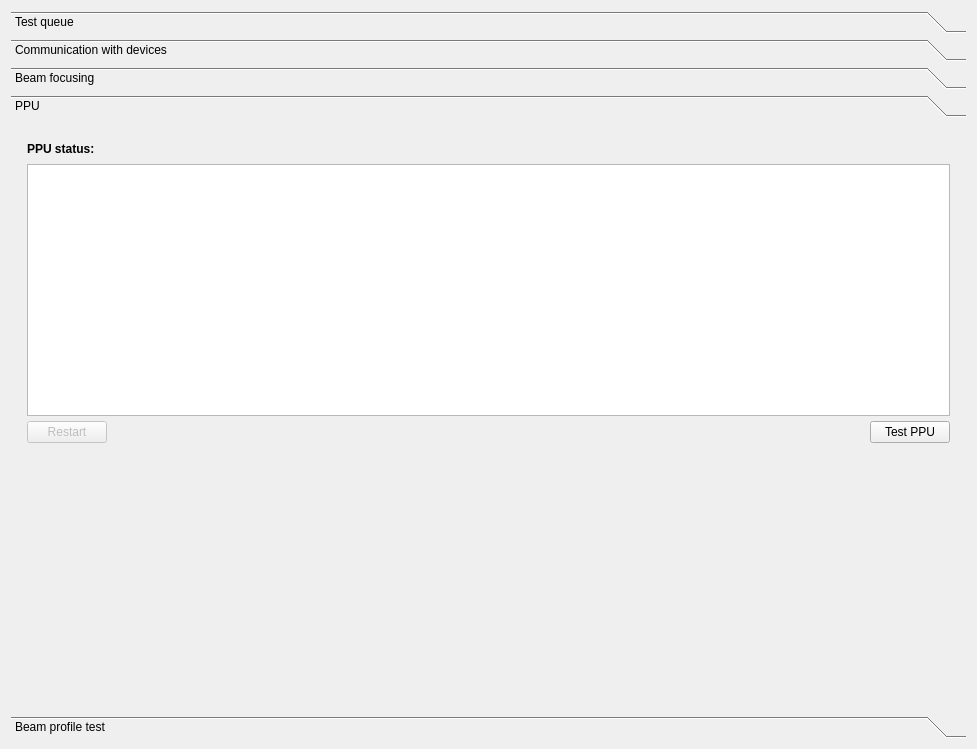
<?xml version="1.0" encoding="UTF-8"?>
<ui version="4.0">
 <class>Form3</class>
 <widget class="QWidget" name="Form3">
  <property name="geometry">
   <rect>
    <x>0</x>
    <y>0</y>
    <width>977</width>
    <height>749</height>
   </rect>
  </property>
  <property name="windowTitle">
   <string>Form3</string>
  </property>
  <layout class="QVBoxLayout">
   <item>
    <widget class="QToolBox" name="test_toolbox">
     <property name="sizePolicy">
      <sizepolicy hsizetype="Preferred" vsizetype="Preferred">
       <horstretch>0</horstretch>
       <verstretch>0</verstretch>
      </sizepolicy>
     </property>
     <property name="maximumSize">
      <size>
       <width>32767</width>
       <height>32767</height>
      </size>
     </property>
     <property name="currentIndex">
      <number>3</number>
     </property>
     <widget class="QWidget" name="queue_toolbox_page">
      <property name="geometry">
       <rect>
        <x>0</x>
        <y>0</y>
        <width>959</width>
        <height>596</height>
       </rect>
      </property>
      <attribute name="label">
       <string>Test queue</string>
      </attribute>
      <layout class="QVBoxLayout" name="verticalLayout">
       <property name="spacing">
        <number>2</number>
       </property>
       <property name="margin">
        <number>2</number>
       </property>
       <item>
        <layout class="QVBoxLayout">
         <item>
          <layout class="QHBoxLayout">
           <property name="spacing">
            <number>0</number>
           </property>
           <property name="margin">
            <number>0</number>
           </property>
           <item>
            <widget class="QGroupBox" name="current_test">
             <property name="sizePolicy">
              <sizepolicy hsizetype="Preferred" vsizetype="Fixed">
               <horstretch>0</horstretch>
               <verstretch>0</verstretch>
              </sizepolicy>
             </property>
             <property name="minimumSize">
              <size>
               <width>0</width>
               <height>0</height>
              </size>
             </property>
             <property name="title">
              <string>Current test queue</string>
             </property>
             <layout class="QVBoxLayout">
              <item>
               <widget class="QListWidget" name="current_test_listbox">
                <property name="sizePolicy">
                 <sizepolicy hsizetype="Preferred" vsizetype="Minimum">
                  <horstretch>0</horstretch>
                  <verstretch>0</verstretch>
                 </sizepolicy>
                </property>
                <property name="minimumSize">
                 <size>
                  <width>200</width>
                  <height>150</height>
                 </size>
                </property>
               </widget>
              </item>
              <item>
               <widget class="QPushButton" name="remove_button">
                <property name="text">
                 <string>Remove selected</string>
                </property>
               </widget>
              </item>
             </layout>
            </widget>
           </item>
           <item>
            <widget class="QGroupBox" name="available_test">
             <property name="sizePolicy">
              <sizepolicy hsizetype="Preferred" vsizetype="Fixed">
               <horstretch>0</horstretch>
               <verstretch>0</verstretch>
              </sizepolicy>
             </property>
             <property name="minimumSize">
              <size>
               <width>0</width>
               <height>0</height>
              </size>
             </property>
             <property name="title">
              <string>Available tests</string>
             </property>
             <layout class="QVBoxLayout">
              <item>
               <widget class="QListWidget" name="available_test_listbox">
                <property name="sizePolicy">
                 <sizepolicy hsizetype="Preferred" vsizetype="Minimum">
                  <horstretch>0</horstretch>
                  <verstretch>0</verstretch>
                 </sizepolicy>
                </property>
                <property name="minimumSize">
                 <size>
                  <width>200</width>
                  <height>150</height>
                 </size>
                </property>
               </widget>
              </item>
              <item>
               <widget class="QPushButton" name="add_button">
                <property name="sizePolicy">
                 <sizepolicy hsizetype="Minimum" vsizetype="Fixed">
                  <horstretch>0</horstretch>
                  <verstretch>0</verstretch>
                 </sizepolicy>
                </property>
                <property name="text">
                 <string>Add to queue</string>
                </property>
               </widget>
              </item>
             </layout>
            </widget>
           </item>
           <item>
            <spacer name="spacer53">
             <property name="orientation">
              <enum>Qt::Horizontal</enum>
             </property>
             <property name="sizeType">
              <enum>QSizePolicy::Expanding</enum>
             </property>
             <property name="sizeHint" stdset="0">
              <size>
               <width>40</width>
               <height>20</height>
              </size>
             </property>
            </spacer>
           </item>
          </layout>
         </item>
         <item>
          <layout class="QHBoxLayout">
           <property name="spacing">
            <number>5</number>
           </property>
           <property name="margin">
            <number>5</number>
           </property>
           <item>
            <widget class="QProgressBar" name="progress_bar"/>
           </item>
           <item>
            <spacer name="horizontalSpacer">
             <property name="orientation">
              <enum>Qt::Horizontal</enum>
             </property>
             <property name="sizeHint" stdset="0">
              <size>
               <width>40</width>
               <height>20</height>
              </size>
             </property>
            </spacer>
           </item>
           <item>
            <widget class="QPushButton" name="run_test_button">
             <property name="text">
              <string>Run test queue</string>
             </property>
            </widget>
           </item>
          </layout>
         </item>
         <item>
          <spacer name="spacerf53">
           <property name="orientation">
            <enum>Qt::Vertical</enum>
           </property>
           <property name="sizeType">
            <enum>QSizePolicy::Expanding</enum>
           </property>
           <property name="sizeHint" stdset="0">
            <size>
             <width>40</width>
             <height>20</height>
            </size>
           </property>
          </spacer>
         </item>
        </layout>
       </item>
      </layout>
     </widget>
     <widget class="QWidget" name="com_toolbox_page">
      <property name="geometry">
       <rect>
        <x>0</x>
        <y>0</y>
        <width>959</width>
        <height>596</height>
       </rect>
      </property>
      <attribute name="label">
       <string>Communication with devices</string>
      </attribute>
      <layout class="QVBoxLayout" name="verticalLayout_2">
       <item>
        <widget class="QTableWidget" name="comm_device_table">
         <property name="sizePolicy">
          <sizepolicy hsizetype="Preferred" vsizetype="Expanding">
           <horstretch>0</horstretch>
           <verstretch>0</verstretch>
          </sizepolicy>
         </property>
         <property name="maximumSize">
          <size>
           <width>32767</width>
           <height>32767</height>
          </size>
         </property>
         <column>
          <property name="text">
           <string>DNS name</string>
          </property>
         </column>
         <column>
          <property name="text">
           <string>IP</string>
          </property>
         </column>
         <column>
          <property name="text">
           <string>Location</string>
          </property>
         </column>
         <column>
          <property name="text">
           <string>Mac address</string>
          </property>
         </column>
         <column>
          <property name="text">
           <string>Description</string>
          </property>
         </column>
        </widget>
       </item>
       <item>
        <layout class="QHBoxLayout" name="horizontalLayout">
         <item>
          <spacer name="horizontalSpacer_2">
           <property name="orientation">
            <enum>Qt::Horizontal</enum>
           </property>
           <property name="sizeHint" stdset="0">
            <size>
             <width>40</width>
             <height>20</height>
            </size>
           </property>
          </spacer>
         </item>
         <item>
          <widget class="QPushButton" name="test_comm_button">
           <property name="text">
            <string>Test communication</string>
           </property>
          </widget>
         </item>
        </layout>
       </item>
       <item>
        <spacer name="verticalSpacer">
         <property name="orientation">
          <enum>Qt::Vertical</enum>
         </property>
         <property name="sizeHint" stdset="0">
          <size>
           <width>20</width>
           <height>40</height>
          </size>
         </property>
        </spacer>
       </item>
      </layout>
     </widget>
     <widget class="QWidget" name="focus_toolbox_page">
      <property name="geometry">
       <rect>
        <x>0</x>
        <y>0</y>
        <width>959</width>
        <height>596</height>
       </rect>
      </property>
      <attribute name="label">
       <string>Beam focusing</string>
      </attribute>
      <layout class="QVBoxLayout" name="verticalLayout_3">
       <item>
        <layout class="QVBoxLayout">
         <property name="spacing">
          <number>5</number>
         </property>
         <property name="margin">
          <number>5</number>
         </property>
         <item>
          <layout class="QHBoxLayout">
           <property name="spacing">
            <number>2</number>
           </property>
           <property name="margin">
            <number>0</number>
           </property>
           <item>
            <widget class="QLabel" name="focus_mode_label">
             <property name="minimumSize">
              <size>
               <width>480</width>
               <height>0</height>
              </size>
             </property>
             <property name="font">
              <font>
               <weight>75</weight>
               <bold>true</bold>
              </font>
             </property>
             <property name="frameShape">
              <enum>QFrame::NoFrame</enum>
             </property>
             <property name="frameShadow">
              <enum>QFrame::Sunken</enum>
             </property>
             <property name="text">
              <string>Focusing mode:</string>
             </property>
             <property name="wordWrap">
              <bool>false</bool>
             </property>
            </widget>
           </item>
          </layout>
         </item>
         <item>
          <widget class="QTableWidget" name="focus_modes_table">
           <property name="sizePolicy">
            <sizepolicy hsizetype="Preferred" vsizetype="Expanding">
             <horstretch>0</horstretch>
             <verstretch>0</verstretch>
            </sizepolicy>
           </property>
           <property name="maximumSize">
            <size>
             <width>32767</width>
             <height>32767</height>
            </size>
           </property>
           <property name="wordWrap">
            <bool>false</bool>
           </property>
           <attribute name="horizontalHeaderMinimumSectionSize">
            <number>60</number>
           </attribute>
          </widget>
         </item>
         <item>
          <layout class="QHBoxLayout">
           <property name="spacing">
            <number>2</number>
           </property>
           <property name="margin">
            <number>0</number>
           </property>
           <item>
            <widget class="QLabel" name="textLabel2">
             <property name="text">
              <string>Set focusing mode:</string>
             </property>
             <property name="wordWrap">
              <bool>false</bool>
             </property>
            </widget>
           </item>
           <item>
            <widget class="QComboBox" name="focus_modes_combo"/>
           </item>
           <item>
            <spacer name="spacer5">
             <property name="orientation">
              <enum>Qt::Horizontal</enum>
             </property>
             <property name="sizeType">
              <enum>QSizePolicy::Expanding</enum>
             </property>
             <property name="sizeHint" stdset="0">
              <size>
               <width>40</width>
               <height>20</height>
              </size>
             </property>
            </spacer>
           </item>
           <item>
            <widget class="QPushButton" name="test_focus_button">
             <property name="text">
              <string>Test focusing</string>
             </property>
            </widget>
           </item>
          </layout>
         </item>
         <item>
          <spacer name="verticalSpacer_2">
           <property name="orientation">
            <enum>Qt::Vertical</enum>
           </property>
           <property name="sizeHint" stdset="0">
            <size>
             <width>20</width>
             <height>40</height>
            </size>
           </property>
          </spacer>
         </item>
        </layout>
       </item>
      </layout>
     </widget>
     <widget class="QWidget" name="ppu_toolbox_page">
      <property name="geometry">
       <rect>
        <x>0</x>
        <y>0</y>
        <width>959</width>
        <height>596</height>
       </rect>
      </property>
      <attribute name="label">
       <string>PPU</string>
      </attribute>
      <layout class="QVBoxLayout" name="verticalLayout_4">
       <property name="spacing">
        <number>2</number>
       </property>
       <item>
        <layout class="QVBoxLayout">
         <property name="spacing">
          <number>5</number>
         </property>
         <property name="margin">
          <number>5</number>
         </property>
         <item>
          <layout class="QHBoxLayout">
           <property name="spacing">
            <number>2</number>
           </property>
           <property name="margin">
            <number>0</number>
           </property>
           <item>
            <widget class="QLabel" name="ppu_status_label">
             <property name="minimumSize">
              <size>
               <width>400</width>
               <height>0</height>
              </size>
             </property>
             <property name="maximumSize">
              <size>
               <width>400</width>
               <height>32767</height>
              </size>
             </property>
             <property name="font">
              <font>
               <weight>75</weight>
               <bold>true</bold>
              </font>
             </property>
             <property name="frameShadow">
              <enum>QFrame::Sunken</enum>
             </property>
             <property name="text">
              <string>PPU status:</string>
             </property>
             <property name="wordWrap">
              <bool>false</bool>
             </property>
            </widget>
           </item>
           <item>
            <spacer name="horizontalSpacer_4">
             <property name="orientation">
              <enum>Qt::Horizontal</enum>
             </property>
             <property name="sizeHint" stdset="0">
              <size>
               <width>40</width>
               <height>20</height>
              </size>
             </property>
            </spacer>
           </item>
          </layout>
         </item>
         <item>
          <widget class="QTextBrowser" name="ppu_status_textbrowser">
           <property name="sizePolicy">
            <sizepolicy hsizetype="Preferred" vsizetype="Expanding">
             <horstretch>0</horstretch>
             <verstretch>0</verstretch>
            </sizepolicy>
           </property>
           <property name="maximumSize">
            <size>
             <width>32767</width>
             <height>32767</height>
            </size>
           </property>
          </widget>
         </item>
         <item>
          <layout class="QHBoxLayout" name="horizontalLayout_2">
           <property name="spacing">
            <number>2</number>
           </property>
           <property name="leftMargin">
            <number>0</number>
           </property>
           <property name="topMargin">
            <number>0</number>
           </property>
           <item>
            <widget class="QPushButton" name="ppu_restart_button">
             <property name="enabled">
              <bool>false</bool>
             </property>
             <property name="text">
              <string>Restart</string>
             </property>
            </widget>
           </item>
           <item>
            <spacer name="horizontalSpacer_3">
             <property name="orientation">
              <enum>Qt::Horizontal</enum>
             </property>
             <property name="sizeHint" stdset="0">
              <size>
               <width>40</width>
               <height>20</height>
              </size>
             </property>
            </spacer>
           </item>
           <item>
            <widget class="QPushButton" name="ppu_test_button">
             <property name="text">
              <string>Test PPU</string>
             </property>
            </widget>
           </item>
          </layout>
         </item>
         <item>
          <spacer name="verticalSpacer_3">
           <property name="orientation">
            <enum>Qt::Vertical</enum>
           </property>
           <property name="sizeHint" stdset="0">
            <size>
             <width>20</width>
             <height>40</height>
            </size>
           </property>
          </spacer>
         </item>
        </layout>
       </item>
      </layout>
     </widget>
     <widget class="QWidget" name="profile_toolbox_page">
      <property name="geometry">
       <rect>
        <x>0</x>
        <y>0</y>
        <width>959</width>
        <height>596</height>
       </rect>
      </property>
      <attribute name="label">
       <string>Beam profile test</string>
      </attribute>
      <widget class="QWidget" name="layout21">
       <property name="geometry">
        <rect>
         <x>0</x>
         <y>0</y>
         <width>95</width>
         <height>80</height>
        </rect>
       </property>
       <layout class="QVBoxLayout">
        <item>
         <widget class="QCheckBox" name="checkBox3">
          <property name="text">
           <string>Slits</string>
          </property>
          <property name="checked">
           <bool>true</bool>
          </property>
         </widget>
        </item>
        <item>
         <widget class="QCheckBox" name="checkBox4">
          <property name="text">
           <string>Aperture</string>
          </property>
          <property name="checked">
           <bool>true</bool>
          </property>
         </widget>
        </item>
        <item>
         <widget class="QCheckBox" name="checkBox5">
          <property name="text">
           <string>Focusing</string>
          </property>
          <property name="checked">
           <bool>true</bool>
          </property>
         </widget>
        </item>
       </layout>
      </widget>
     </widget>
    </widget>
   </item>
  </layout>
 </widget>
 <layoutdefault spacing="6" margin="11"/>
 <resources/>
 <connections/>
</ui>
